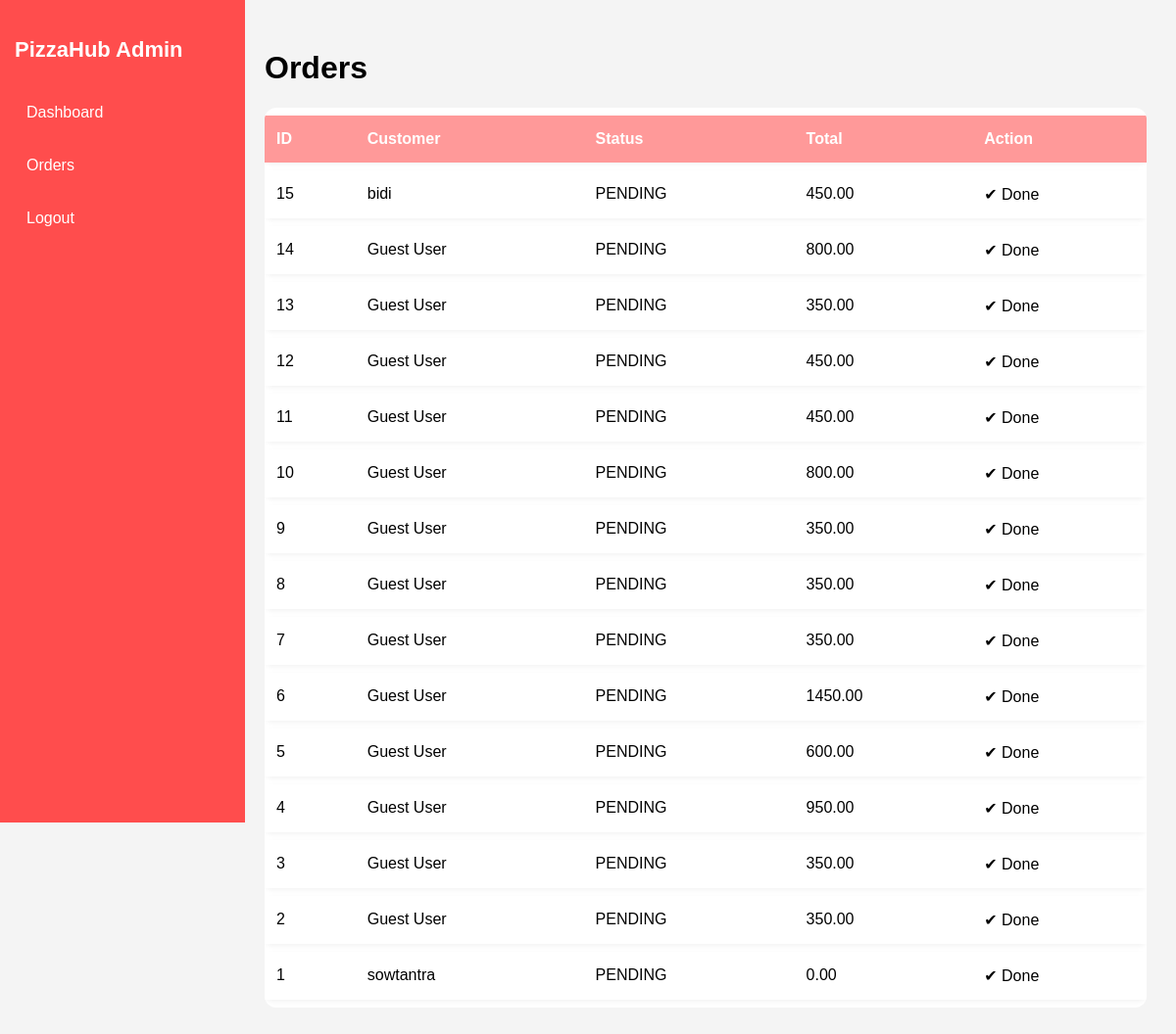
/admin-orders/ (signed in), run on the app's committed database.
### myapp/models.py (models this page shows, shortened)
class Order(models.Model):
    STATUS_CHOICES = [
        ('PENDING', 'Pending'),
        ('COOKING', 'Cooking'),
        ('DELIVERED', 'Delivered'),
    ]
    customer = models.ForeignKey(Customer, on_delete=models.CASCADE)
    pizzas = models.ManyToManyField(Pizza)
    status = models.CharField(max_length=10, choices=STATUS_CHOICES, default='PENDING')
    total_price = models.DecimalField(max_digits=6, decimal_places=2, default=0)
    ordered_at = models.DateTimeField(auto_now_add=True)

class Customer(models.Model):
    user = models.OneToOneField(User, on_delete=models.CASCADE, null=True, blank=True)
    name = models.CharField(max_length=100)
    email = models.EmailField(unique=True)
    phone = models.CharField(max_length=15)
    is_active = models.BooleanField(default=True)

### myapp/views.py (the view)
# urls.py: path('admin-orders/', views.admin_orders, name='admin_orders'),
@login_required
@user_passes_test(admin_only)
def admin_orders(request):
    orders = Order.objects.all().order_by("-id")
    return render(request, "myapp/admin_orders.html", {"orders": orders})

### myapp/views.py (called while the page is built)
def admin_only(user):
    return user.is_staff or user.is_superuser

### myapp/templates/myapp/admin_orders.html (shortened to what this page needs)
{% load static %}
<!DOCTYPE html>
<html>
<head>
    <link rel="stylesheet" href="{% static 'myapp/css/admin.css' %}">
</head>
<body>
<div class="sidebar">
    <h2>PizzaHub Admin</h2>
    <a href="{% url 'admin_dashboard' %}">Dashboard</a>
    <a href="{% url 'admin_orders' %}">Orders</a>
    <a href="{% url 'admin_logout' %}">Logout</a>
</div>
<div class="main-content">
    <h1>Orders</h1>
    <table>
        <tr>
            <th>ID</th>
            <th>Customer</th>
            <th>Status</th>
            <th>Total</th>
            <th>Action</th>
        </tr>
        {% for order in orders %}
        <tr>
            <td>{{ order.id }}</td>
            <td>{{ order.customer.name }}</td>
            <td>{{ order.status }}</td>
            <td>{{ order.total_price }}</td>
            <td>
                {% if order.status == 'pending' %}
                <a class="confirm-btn" href="{% url 'confirm_order' order.id %}">Confirm</a>
                {% else %}
                ✔ Done
                {% endif %}
            </td>
        </tr>
        {% endfor %}
    </table>
</div>
</body>
</html>

### myapp/static/myapp/css/admin.css (style rules this page uses)
body { margin: 0; font-family: Arial, sans-serif; background: #f4f4f4; }
.sidebar { width: 220px; background: #ff4d4d; height: 100vh; position: fixed; padding: 20px 15px; }
.sidebar h2 { color: white; margin-bottom: 30px; font-size: 22px; }
.sidebar a { display: block; padding: 12px; color: white; text-decoration: none; margin-bottom: 12px; border-radius: 8px; transition: background 0.3s; }
.main-content { margin-left: 240px; padding: 30px; }
table { width: 100%; background: white; border-collapse: separate; border-spacing: 0 8px; margin-top: 20px; border-radius: 12px; overflow: hidden; }
th, td { padding: 15px 12px; text-align: left; }
th { background: #ff9999; color: white; font-weight: bold; }
tr { background: white; box-shadow: 0 2px 5px rgba(0, 0, 0, 0.05); border-radius: 8px; }
td { vertical-align: middle; }

### data on the page
Order: id "15", customer.name "bidi", status "PENDING", total_price "450.00", shows "✔ Done"
Order: id "14", customer.name "Guest User", status "PENDING", total_price "800.00", shows "✔ Done"
Order: id "13", customer.name "Guest User", status "PENDING", total_price "350.00", shows "✔ Done"
Order: id "12", customer.name "Guest User", status "PENDING", total_price "450.00", shows "✔ Done"
Order: id "11", customer.name "Guest User", status "PENDING", total_price "450.00", shows "✔ Done"
Order: id "10", customer.name "Guest User", status "PENDING", total_price "800.00", shows "✔ Done"
Order: id "9", customer.name "Guest User", status "PENDING", total_price "350.00", shows "✔ Done"
Order: id "8", customer.name "Guest User", status "PENDING", total_price "350.00", shows "✔ Done"
Order: id "7", customer.name "Guest User", status "PENDING", total_price "350.00", shows "✔ Done"
Order: id "6", customer.name "Guest User", status "PENDING", total_price "1450.00", shows "✔ Done"
Order: id "5", customer.name "Guest User", status "PENDING", total_price "600.00", shows "✔ Done"
Order: id "4", customer.name "Guest User", status "PENDING", total_price "950.00", shows "✔ Done"
Order: id "3", customer.name "Guest User", status "PENDING", total_price "350.00", shows "✔ Done"
Order: id "2", customer.name "Guest User", status "PENDING", total_price "350.00", shows "✔ Done"
Order: id "1", customer.name "sowtantra", status "PENDING", total_price "0.00", shows "✔ Done"
